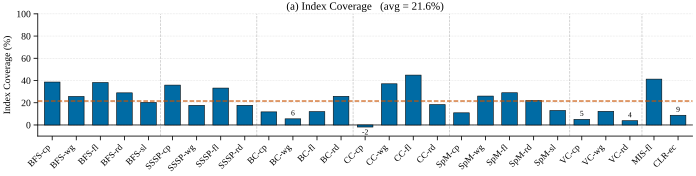

Reproduce this figure in Python.
#!/usr/bin/env python3
"""Round-2 Quality Fig (a): Index Coverage — full 27 workloads (MST excluded).

Single-row, full-width (7.0 x 1.8) bar chart of GRASP Index Coverage (%):

    idx_coverage = (baseline.ima_idx_misses - grasp.ima_idx_misses)
                   / baseline.ima_idx_misses * 100

Source: ima_plan/07_paper_outline/figures/effectiveness_data.json
Workload order:  workload_names.ORDERED_27 (MST removed because it issues
no IMA prefetches).
"""

from __future__ import annotations

import json
import sys
from pathlib import Path

import numpy as np

# ── Project plot style ──────────────────────────────────────────────────────
_REPO = Path(__file__).resolve().parents[4]
sys.path.insert(0, str(_REPO / "ima_plan/07_paper_outline/plot_style"))
from plot_util import apply_style, save_fig, CB10              # noqa: E402
from workload_names import (                                    # noqa: E402
    ORDERED_27,
    SHORT_NAME,
    group_separator_positions,
)

apply_style()
import matplotlib.pyplot as plt  # noqa: E402

OUT_DIR = Path(__file__).resolve().parent
DATA_JSON = _REPO / "ima_plan/07_paper_outline/figures/effectiveness_data.json"


# ── Load & compute ──────────────────────────────────────────────────────────
with open(DATA_JSON) as fh:
    DATA = json.load(fh)["workloads"]


def compute_idx_coverage(key: str):
    """Return idx coverage % or None if baseline IMA data missing."""
    rec = DATA.get(key)
    if rec is None:
        return None
    base = rec.get("baseline") or {}
    g = rec.get("grasp") or {}
    bm = base.get("ima_idx_misses")
    gm = g.get("ima_idx_misses")
    if bm is None or gm is None or bm == 0:
        return None
    return (bm - gm) / bm * 100.0


values: list[float | None] = [compute_idx_coverage(k) for k in ORDERED_27]
labels: list[str] = [SHORT_NAME[k] for k in ORDERED_27]

skipped = [k for k, v in zip(ORDERED_27, values) if v is None]
if skipped:
    print(f"[skipped — no baseline IMA data] {skipped}")

# Replace None with NaN for plotting purposes (bar simply not drawn).
plot_values = np.array([np.nan if v is None else v for v in values], dtype=float)
valid_values = plot_values[~np.isnan(plot_values)]
avg_value = float(np.mean(valid_values)) if valid_values.size else 0.0

# ── Plot ────────────────────────────────────────────────────────────────────
n = len(ORDERED_27)
x = np.arange(n)
bar_w = 0.65

fig, ax = plt.subplots(figsize=(7.0, 1.8), constrained_layout=True)

bars = ax.bar(
    x, plot_values, bar_w,
    color=CB10[0], edgecolor="black", linewidth=0.4,
    zorder=3,
)

# Average horizontal line. Label is placed in the title row (above the
# axes) so it can never collide with bars or annotations.
ax.axhline(
    y=avg_value, color="#C85200", linestyle="--",
    linewidth=0.9, alpha=0.9, zorder=4,
)

# Annotate exceptional bars (>90% or <10%, ignoring NaN)
for i, v in enumerate(plot_values):
    if np.isnan(v):
        continue
    if v > 90.0 or v < 10.0:
        offset = 1.5 if v >= 0 else -1.5
        va = "bottom" if v >= 0 else "top"
        ax.text(
            i, v + offset,
            f"{v:.0f}",
            ha="center", va=va,
            fontsize=5.5, color="black", zorder=6,
        )

# Mark skipped workloads with grey "N/A"
for i, v in enumerate(values):
    if v is None:
        ax.text(
            i, 2,
            "N/A", ha="center", va="bottom",
            fontsize=5.5, color="gray", zorder=6,
        )

# Vertical group separators
for sep in group_separator_positions(ORDERED_27):
    ax.axvline(
        x=sep, color="#999999", linestyle="--",
        linewidth=0.5, alpha=0.6, zorder=1,
    )

# Axes formatting
ax.set_ylabel("Index Coverage (%)", fontsize=7)
ax.set_ylim(-10, 100)
ax.set_xlim(-0.6, n - 0.4)
ax.set_xticks(x)
ax.set_xticklabels(labels, rotation=45, ha="right", fontsize=6.5)
ax.tick_params(axis="y", labelsize=7)
ax.axhline(y=0, color="black", linewidth=0.5, zorder=2)
ax.set_title(
    f"(a) Index Coverage   (avg = {avg_value:.1f}%)",
    fontsize=8, pad=3,
)

save_fig(fig, "proto_r2_q1_idx_coverage", OUT_DIR)
plt.close(fig)

print(f"Saved: {OUT_DIR}/proto_r2_q1_idx_coverage.{{pdf,svg}}")
print(f"workloads={n} skipped={len(skipped)} avg={avg_value:.2f}%  "
      f"min={np.nanmin(plot_values):.1f}%  max={np.nanmax(plot_values):.1f}%")
